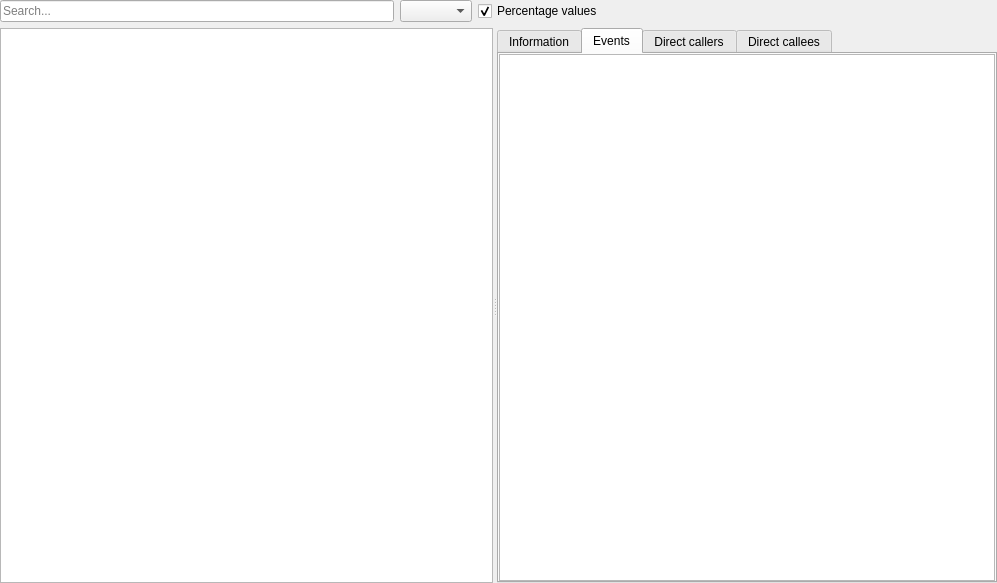
<?xml version="1.0" encoding="UTF-8"?>
<ui version="4.0">
 <class>valgrind::CallgrindView</class>
 <widget class="QWidget" name="valgrind::CallgrindView">
  <property name="geometry">
   <rect>
    <x>0</x>
    <y>0</y>
    <width>997</width>
    <height>583</height>
   </rect>
  </property>
  <property name="sizePolicy">
   <sizepolicy hsizetype="Maximum" vsizetype="Maximum">
    <horstretch>0</horstretch>
    <verstretch>0</verstretch>
   </sizepolicy>
  </property>
  <property name="windowTitle">
   <string>Callgrind view</string>
  </property>
  <property name="layoutDirection">
   <enum>Qt::LeftToRight</enum>
  </property>
  <layout class="QVBoxLayout" name="verticalLayout_2">
   <property name="leftMargin">
    <number>0</number>
   </property>
   <property name="topMargin">
    <number>0</number>
   </property>
   <property name="rightMargin">
    <number>0</number>
   </property>
   <property name="bottomMargin">
    <number>0</number>
   </property>
   <item>
    <layout class="QHBoxLayout" name="horizontalLayout_2">
     <item>
      <widget class="QLineEdit" name="searchEdit">
       <property name="placeholderText">
        <string>Search...</string>
       </property>
       <property name="clearButtonEnabled">
        <bool>true</bool>
       </property>
      </widget>
     </item>
     <item>
      <widget class="QComboBox" name="eventTypes"/>
     </item>
     <item>
      <widget class="QCheckBox" name="percenageValues">
       <property name="text">
        <string>Percentage values</string>
       </property>
       <property name="checked">
        <bool>true</bool>
       </property>
      </widget>
     </item>
     <item>
      <spacer name="horizontalSpacer">
       <property name="orientation">
        <enum>Qt::Horizontal</enum>
       </property>
       <property name="sizeHint" stdset="0">
        <size>
         <width>40</width>
         <height>20</height>
        </size>
       </property>
      </spacer>
     </item>
    </layout>
   </item>
   <item>
    <widget class="QSplitter" name="splitter">
     <property name="sizePolicy">
      <sizepolicy hsizetype="Expanding" vsizetype="Expanding">
       <horstretch>0</horstretch>
       <verstretch>0</verstretch>
      </sizepolicy>
     </property>
     <property name="orientation">
      <enum>Qt::Horizontal</enum>
     </property>
     <widget class="QTreeView" name="functionsView">
      <property name="rootIsDecorated">
       <bool>false</bool>
      </property>
     </widget>
     <widget class="QTabWidget" name="tabWidget">
      <property name="currentIndex">
       <number>1</number>
      </property>
      <widget class="QWidget" name="information">
       <property name="sizePolicy">
        <sizepolicy hsizetype="Expanding" vsizetype="Expanding">
         <horstretch>0</horstretch>
         <verstretch>0</verstretch>
        </sizepolicy>
       </property>
       <attribute name="title">
        <string>Information</string>
       </attribute>
       <layout class="QHBoxLayout" name="horizontalLayout">
        <property name="leftMargin">
         <number>0</number>
        </property>
        <property name="topMargin">
         <number>0</number>
        </property>
        <property name="rightMargin">
         <number>0</number>
        </property>
        <property name="bottomMargin">
         <number>0</number>
        </property>
        <item>
         <layout class="QVBoxLayout" name="verticalLayout">
          <item>
           <widget class="QTreeView" name="informationView">
            <property name="editTriggers">
             <set>QAbstractItemView::NoEditTriggers</set>
            </property>
            <property name="rootIsDecorated">
             <bool>false</bool>
            </property>
            <property name="headerHidden">
             <bool>true</bool>
            </property>
           </widget>
          </item>
         </layout>
        </item>
       </layout>
      </widget>
      <widget class="QWidget" name="events">
       <attribute name="title">
        <string>Events</string>
       </attribute>
       <layout class="QVBoxLayout" name="verticalLayout_4">
        <property name="leftMargin">
         <number>0</number>
        </property>
        <property name="topMargin">
         <number>0</number>
        </property>
        <property name="rightMargin">
         <number>0</number>
        </property>
        <property name="bottomMargin">
         <number>0</number>
        </property>
        <item>
         <widget class="QTreeView" name="eventsView">
          <property name="rootIsDecorated">
           <bool>false</bool>
          </property>
         </widget>
        </item>
       </layout>
      </widget>
      <widget class="QWidget" name="callers">
       <attribute name="title">
        <string>Direct callers</string>
       </attribute>
       <layout class="QHBoxLayout" name="horizontalLayout_3">
        <property name="leftMargin">
         <number>0</number>
        </property>
        <property name="topMargin">
         <number>0</number>
        </property>
        <property name="rightMargin">
         <number>0</number>
        </property>
        <property name="bottomMargin">
         <number>0</number>
        </property>
        <item>
         <widget class="QTreeView" name="callersView">
          <property name="editTriggers">
           <set>QAbstractItemView::NoEditTriggers</set>
          </property>
          <property name="rootIsDecorated">
           <bool>false</bool>
          </property>
          <property name="sortingEnabled">
           <bool>true</bool>
          </property>
         </widget>
        </item>
       </layout>
      </widget>
      <widget class="QWidget" name="callees">
       <attribute name="title">
        <string>Direct callees</string>
       </attribute>
       <layout class="QHBoxLayout" name="horizontalLayout_4">
        <property name="leftMargin">
         <number>0</number>
        </property>
        <property name="topMargin">
         <number>0</number>
        </property>
        <property name="rightMargin">
         <number>0</number>
        </property>
        <property name="bottomMargin">
         <number>0</number>
        </property>
        <item>
         <widget class="QTreeView" name="calleesView">
          <property name="editTriggers">
           <set>QAbstractItemView::NoEditTriggers</set>
          </property>
          <property name="rootIsDecorated">
           <bool>false</bool>
          </property>
          <property name="sortingEnabled">
           <bool>true</bool>
          </property>
         </widget>
        </item>
       </layout>
      </widget>
     </widget>
    </widget>
   </item>
  </layout>
 </widget>
 <tabstops>
  <tabstop>searchEdit</tabstop>
  <tabstop>eventTypes</tabstop>
  <tabstop>percenageValues</tabstop>
  <tabstop>functionsView</tabstop>
  <tabstop>tabWidget</tabstop>
  <tabstop>informationView</tabstop>
  <tabstop>eventsView</tabstop>
  <tabstop>callersView</tabstop>
  <tabstop>calleesView</tabstop>
 </tabstops>
 <resources/>
 <connections/>
</ui>
